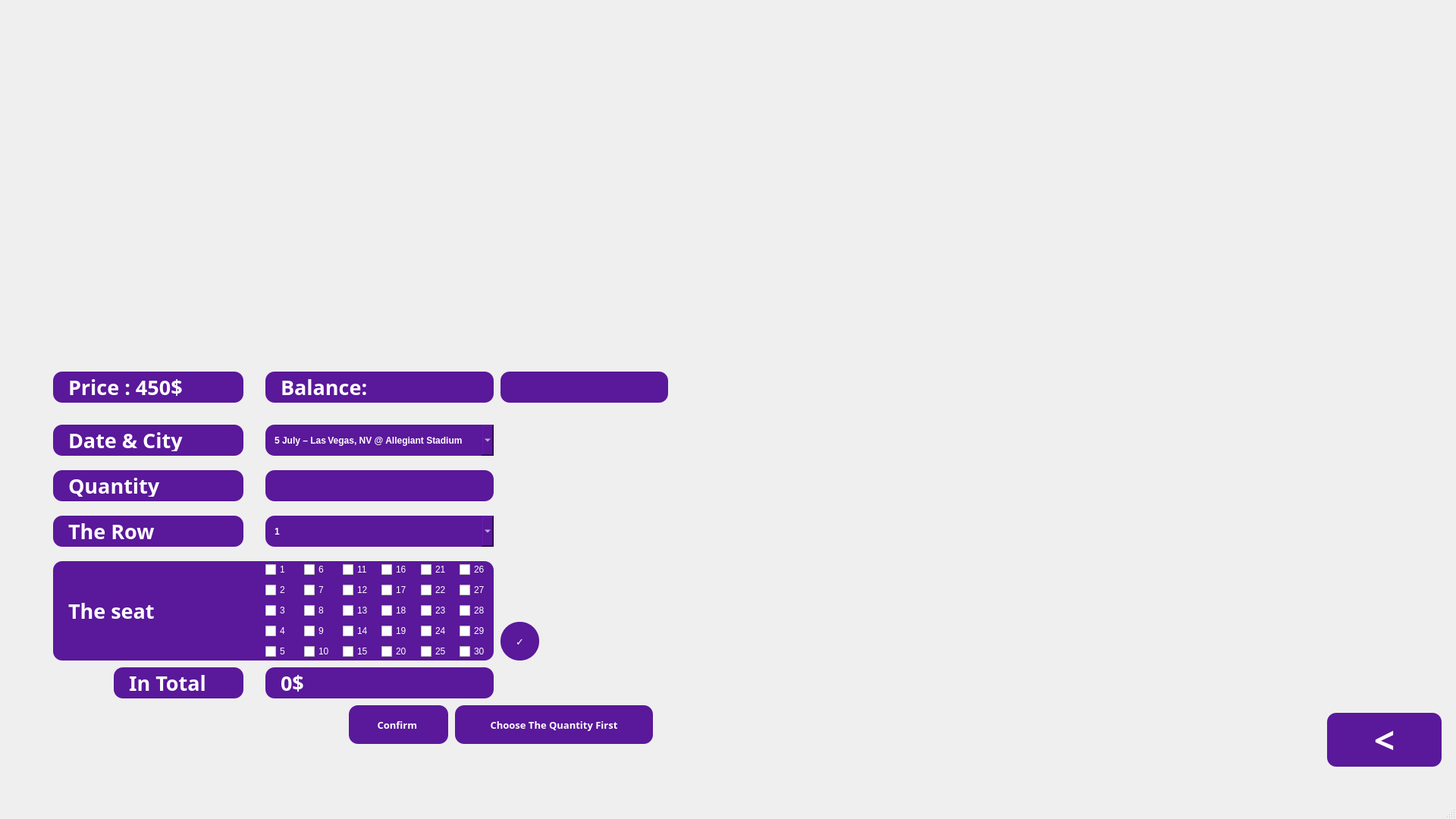
<?xml version="1.0" encoding="UTF-8"?>
<ui version="4.0">
 <class>WeekendPage</class>
 <widget class="QMainWindow" name="WeekendPage">
  <property name="geometry">
   <rect>
    <x>0</x>
    <y>0</y>
    <width>1920</width>
    <height>1080</height>
   </rect>
  </property>
  <property name="minimumSize">
   <size>
    <width>1920</width>
    <height>1080</height>
   </size>
  </property>
  <property name="maximumSize">
   <size>
    <width>1920</width>
    <height>1080</height>
   </size>
  </property>
  <property name="windowTitle">
   <string>MainWindow</string>
  </property>
  <widget class="QWidget" name="centralwidget">
   <widget class="QLabel" name="label">
    <property name="geometry">
     <rect>
      <x>0</x>
      <y>-50</y>
      <width>1920</width>
      <height>1080</height>
     </rect>
    </property>
    <property name="sizePolicy">
     <sizepolicy hsizetype="Preferred" vsizetype="Preferred">
      <horstretch>0</horstretch>
      <verstretch>0</verstretch>
     </sizepolicy>
    </property>
    <property name="minimumSize">
     <size>
      <width>1920</width>
      <height>1080</height>
     </size>
    </property>
    <property name="maximumSize">
     <size>
      <width>1920</width>
      <height>1080</height>
     </size>
    </property>
    <property name="text">
     <string/>
    </property>
    <property name="pixmap">
     <pixmap>weekendPage.png</pixmap>
    </property>
   </widget>
   <widget class="QPushButton" name="WeekendBackBtn">
    <property name="geometry">
     <rect>
      <x>1750</x>
      <y>940</y>
      <width>151</width>
      <height>71</height>
     </rect>
    </property>
    <property name="font">
     <font>
      <family>Rockwell</family>
      <pointsize>36</pointsize>
      <weight>75</weight>
      <bold>true</bold>
     </font>
    </property>
    <property name="styleSheet">
     <string notr="true">
    background-color: #5A189A;
    color: white;
    border-radius: 12px;
    padding: 6px 12px;
    font-weight: bold;

</string>
    </property>
    <property name="text">
     <string>&lt;</string>
    </property>
   </widget>
   <widget class="QComboBox" name="DateWeekendComboBox">
    <property name="geometry">
     <rect>
      <x>350</x>
      <y>560</y>
      <width>301</width>
      <height>41</height>
     </rect>
    </property>
    <property name="styleSheet">
     <string notr="true">
    background-color: #5A189A;
    color: white;
    border-radius: 12px;
    padding: 6px 12px;
    font-weight: bold;

</string>
    </property>
    <item>
     <property name="text">
      <string>5 July – Las Vegas, NV @ Allegiant Stadium </string>
     </property>
    </item>
    <item>
     <property name="text">
      <string>8 July -  Santa Clara, CA @ Levi’s Stadium</string>
     </property>
    </item>
    <item>
     <property name="text">
      <string>9 July -Santa Clara, CA @ Levi’s Stadium</string>
     </property>
    </item>
    <item>
     <property name="text">
      <string>12 July -Seattle, WA @ Lumen Field </string>
     </property>
    </item>
    <item>
     <property name="text">
      <string>15 July -Vancouver, BC @ BC Place</string>
     </property>
    </item>
    <item>
     <property name="text">
      <string>16 July - Vancouver, BC @ BC Place</string>
     </property>
    </item>
    <item>
     <property name="text">
      <string>19 July -  Edmonton, AB @ Commonwealth Stadium</string>
     </property>
    </item>
    <item>
     <property name="text">
      <string>24 July -Montreal, QC @ Parc Jean‑Drapeau</string>
     </property>
    </item>
    <item>
     <property name="text">
      <string>25 July -Montreal, QC @ Parc Jean‑Drapeau</string>
     </property>
    </item>
    <item>
     <property name="text">
      <string>27 July - Toronto, ON @ Rogers Centre</string>
     </property>
    </item>
    <item>
     <property name="text">
      <string>28 July - Toronto, ON @ Rogers Centre</string>
     </property>
    </item>
    <item>
     <property name="text">
      <string>30 July -Philadelphia, PA @ Lincoln Financial Field</string>
     </property>
    </item>
    <item>
     <property name="text">
      <string>31 July -Philadelphia, PA @ Lincoln Financial Field</string>
     </property>
    </item>
    <item>
     <property name="text">
      <string>2 August - Landover, MD @ Northwest Stadium</string>
     </property>
    </item>
    <item>
     <property name="text">
      <string>12 August -Nashville, TN @ Nissan Stadium</string>
     </property>
    </item>
    <item>
     <property name="text">
      <string>15 August -Miami Gardens, FL @ Hard Rock Stadium </string>
     </property>
    </item>
    <item>
     <property name="text">
      <string>21 August -Atlanta, GA @ Mercedes‑Benz Stadium</string>
     </property>
    </item>
    <item>
     <property name="text">
      <string>24 August -Orlando, FL @ Camping World Stadium</string>
     </property>
    </item>
    <item>
     <property name="text">
      <string>27 August -Arlington, TX @ AT&amp;T Stadium</string>
     </property>
    </item>
    <item>
     <property name="text">
      <string>28 August -Arlington, TX @ AT&amp;T Stadium</string>
     </property>
    </item>
    <item>
     <property name="text">
      <string>30 August - Houston, TX @ NRG Stadium</string>
     </property>
    </item>
    <item>
     <property name="text">
      <string>31 August - Houston, TX @ NRG Stadium</string>
     </property>
    </item>
    <item>
     <property name="text">
      <string>3 September -  San Antonio, TX @ Alamodome</string>
     </property>
    </item>
   </widget>
   <widget class="QLabel" name="WeekendPriceLabel">
    <property name="geometry">
     <rect>
      <x>70</x>
      <y>490</y>
      <width>251</width>
      <height>41</height>
     </rect>
    </property>
    <property name="font">
     <font>
      <family>Rockwell</family>
      <pointsize>20</pointsize>
      <weight>75</weight>
      <bold>true</bold>
     </font>
    </property>
    <property name="styleSheet">
     <string notr="true">QLabel {
    background-color: #5A189A;
    color: white;
    border-radius: 12px;
    padding: 6px 12px;
    font-weight: bold;
}
</string>
    </property>
    <property name="text">
     <string>Price : 450$</string>
    </property>
   </widget>
   <widget class="QLabel" name="DateWeekendLabel">
    <property name="geometry">
     <rect>
      <x>70</x>
      <y>560</y>
      <width>251</width>
      <height>41</height>
     </rect>
    </property>
    <property name="font">
     <font>
      <family>Rockwell</family>
      <pointsize>20</pointsize>
      <weight>75</weight>
      <bold>true</bold>
     </font>
    </property>
    <property name="styleSheet">
     <string notr="true">QLabel {
    background-color: #5A189A;
    color: white;
    border-radius: 12px;
    padding: 6px 12px;
    font-weight: bold;
}
</string>
    </property>
    <property name="text">
     <string>Date &amp; City</string>
    </property>
   </widget>
   <widget class="QLabel" name="QuantityWeekendLabel">
    <property name="geometry">
     <rect>
      <x>70</x>
      <y>620</y>
      <width>251</width>
      <height>41</height>
     </rect>
    </property>
    <property name="font">
     <font>
      <family>Rockwell</family>
      <pointsize>20</pointsize>
      <weight>75</weight>
      <bold>true</bold>
     </font>
    </property>
    <property name="styleSheet">
     <string notr="true">QLabel {
    background-color: #5A189A;
    color: white;
    border-radius: 12px;
    padding: 6px 12px;
    font-weight: bold;
}
</string>
    </property>
    <property name="text">
     <string>Quantity</string>
    </property>
   </widget>
   <widget class="QPushButton" name="ConfirmWeekendBtn">
    <property name="geometry">
     <rect>
      <x>460</x>
      <y>930</y>
      <width>131</width>
      <height>51</height>
     </rect>
    </property>
    <property name="font">
     <font>
      <family>Rockwell</family>
      <pointsize>10</pointsize>
      <weight>75</weight>
      <bold>true</bold>
     </font>
    </property>
    <property name="styleSheet">
     <string notr="true">
    background-color: #5A189A;
    color: white;
    border-radius: 12px;
    padding: 6px 12px;
    font-weight: bold;

</string>
    </property>
    <property name="text">
     <string>Confirm </string>
    </property>
   </widget>
   <widget class="QLabel" name="RowWeekendLabel">
    <property name="geometry">
     <rect>
      <x>70</x>
      <y>680</y>
      <width>251</width>
      <height>41</height>
     </rect>
    </property>
    <property name="font">
     <font>
      <family>Rockwell</family>
      <pointsize>20</pointsize>
      <weight>75</weight>
      <bold>true</bold>
     </font>
    </property>
    <property name="styleSheet">
     <string notr="true">QLabel {
    background-color: #5A189A;
    color: white;
    border-radius: 12px;
    padding: 6px 12px;
    font-weight: bold;
}
</string>
    </property>
    <property name="text">
     <string>The Row</string>
    </property>
   </widget>
   <widget class="QLabel" name="SeatWeekendLabel">
    <property name="geometry">
     <rect>
      <x>70</x>
      <y>740</y>
      <width>581</width>
      <height>131</height>
     </rect>
    </property>
    <property name="font">
     <font>
      <family>Rockwell</family>
      <pointsize>20</pointsize>
      <weight>75</weight>
      <bold>true</bold>
     </font>
    </property>
    <property name="styleSheet">
     <string notr="true">QLabel {
    background-color: #5A189A;
    color: white;
    border-radius: 12px;
    padding: 6px 12px;
    font-weight: bold;
}
</string>
    </property>
    <property name="text">
     <string>The seat</string>
    </property>
   </widget>
   <widget class="QComboBox" name="RowWeekendComboBox">
    <property name="geometry">
     <rect>
      <x>350</x>
      <y>680</y>
      <width>301</width>
      <height>41</height>
     </rect>
    </property>
    <property name="styleSheet">
     <string notr="true">
    background-color: #5A189A;
    color: white;
    border-radius: 12px;
    padding: 6px 12px;
    font-weight: bold;

</string>
    </property>
    <item>
     <property name="text">
      <string>1</string>
     </property>
    </item>
    <item>
     <property name="text">
      <string>2</string>
     </property>
    </item>
    <item>
     <property name="text">
      <string>3</string>
     </property>
    </item>
    <item>
     <property name="text">
      <string>4</string>
     </property>
    </item>
    <item>
     <property name="text">
      <string>5</string>
     </property>
    </item>
    <item>
     <property name="text">
      <string>6</string>
     </property>
    </item>
    <item>
     <property name="text">
      <string>7</string>
     </property>
    </item>
    <item>
     <property name="text">
      <string>8</string>
     </property>
    </item>
    <item>
     <property name="text">
      <string>9</string>
     </property>
    </item>
    <item>
     <property name="text">
      <string>10</string>
     </property>
    </item>
    <item>
     <property name="text">
      <string>11</string>
     </property>
    </item>
    <item>
     <property name="text">
      <string>12</string>
     </property>
    </item>
    <item>
     <property name="text">
      <string>13</string>
     </property>
    </item>
    <item>
     <property name="text">
      <string>14</string>
     </property>
    </item>
    <item>
     <property name="text">
      <string>15</string>
     </property>
    </item>
    <item>
     <property name="text">
      <string>16</string>
     </property>
    </item>
    <item>
     <property name="text">
      <string>17</string>
     </property>
    </item>
    <item>
     <property name="text">
      <string>18</string>
     </property>
    </item>
    <item>
     <property name="text">
      <string>19</string>
     </property>
    </item>
    <item>
     <property name="text">
      <string>20</string>
     </property>
    </item>
    <item>
     <property name="text">
      <string>21</string>
     </property>
    </item>
    <item>
     <property name="text">
      <string>22</string>
     </property>
    </item>
    <item>
     <property name="text">
      <string>23</string>
     </property>
    </item>
    <item>
     <property name="text">
      <string>24</string>
     </property>
    </item>
    <item>
     <property name="text">
      <string>25</string>
     </property>
    </item>
    <item>
     <property name="text">
      <string>26</string>
     </property>
    </item>
    <item>
     <property name="text">
      <string>27</string>
     </property>
    </item>
    <item>
     <property name="text">
      <string>28</string>
     </property>
    </item>
    <item>
     <property name="text">
      <string>29</string>
     </property>
    </item>
    <item>
     <property name="text">
      <string>30</string>
     </property>
    </item>
   </widget>
   <widget class="QLabel" name="TotalWeekendLabel">
    <property name="geometry">
     <rect>
      <x>150</x>
      <y>880</y>
      <width>171</width>
      <height>41</height>
     </rect>
    </property>
    <property name="font">
     <font>
      <family>Rockwell</family>
      <pointsize>20</pointsize>
      <weight>75</weight>
      <bold>true</bold>
     </font>
    </property>
    <property name="styleSheet">
     <string notr="true">QLabel {
    background-color: #5A189A;
    color: white;
    border-radius: 12px;
    padding: 6px 12px;
    font-weight: bold;
}
</string>
    </property>
    <property name="text">
     <string>In Total</string>
    </property>
   </widget>
   <widget class="QLabel" name="TotalWeekendLabelValue">
    <property name="geometry">
     <rect>
      <x>350</x>
      <y>880</y>
      <width>301</width>
      <height>41</height>
     </rect>
    </property>
    <property name="font">
     <font>
      <family>Rockwell</family>
      <pointsize>20</pointsize>
      <weight>75</weight>
      <bold>true</bold>
     </font>
    </property>
    <property name="styleSheet">
     <string notr="true">QLabel {
    background-color: #5A189A;
    color: white;
    border-radius: 12px;
    padding: 6px 12px;
    font-weight: bold;
}
</string>
    </property>
    <property name="text">
     <string>0$</string>
    </property>
   </widget>
   <widget class="QPushButton" name="PayWeekendBtn">
    <property name="enabled">
     <bool>false</bool>
    </property>
    <property name="geometry">
     <rect>
      <x>600</x>
      <y>930</y>
      <width>261</width>
      <height>51</height>
     </rect>
    </property>
    <property name="font">
     <font>
      <family>Rockwell</family>
      <pointsize>10</pointsize>
      <weight>75</weight>
      <bold>true</bold>
     </font>
    </property>
    <property name="styleSheet">
     <string notr="true">
    background-color: #5A189A;
    color: white;
    border-radius: 12px;
    padding: 6px 12px;
    font-weight: bold;

</string>
    </property>
    <property name="text">
     <string>Choose The Quantity First</string>
    </property>
   </widget>
   <widget class="QLineEdit" name="lineEdit">
    <property name="geometry">
     <rect>
      <x>350</x>
      <y>620</y>
      <width>301</width>
      <height>41</height>
     </rect>
    </property>
    <property name="styleSheet">
     <string notr="true">
    background-color: #5A189A;
    color: white;
    border-radius: 12px;
    padding: 6px 12px;
    font-weight: bold;
</string>
    </property>
   </widget>
   <widget class="QLabel" name="WeekendBalanceLabel">
    <property name="geometry">
     <rect>
      <x>350</x>
      <y>490</y>
      <width>301</width>
      <height>41</height>
     </rect>
    </property>
    <property name="font">
     <font>
      <family>Rockwell</family>
      <pointsize>20</pointsize>
      <weight>75</weight>
      <bold>true</bold>
     </font>
    </property>
    <property name="styleSheet">
     <string notr="true">QLabel {
    background-color: #5A189A;
    color: white;
    border-radius: 12px;
    padding: 6px 12px;
    font-weight: bold;
}
</string>
    </property>
    <property name="text">
     <string>Balance:</string>
    </property>
   </widget>
   <widget class="QPushButton" name="QuantityCheckBtn">
    <property name="geometry">
     <rect>
      <x>660</x>
      <y>820</y>
      <width>51</width>
      <height>51</height>
     </rect>
    </property>
    <property name="font">
     <font>
      <family>Rockwell</family>
      <pointsize>10</pointsize>
      <weight>75</weight>
      <bold>true</bold>
     </font>
    </property>
    <property name="styleSheet">
     <string notr="true">
    background-color: #5A189A;
    color: white;
    border-radius: 25px;
    padding: 6px 12px;
    font-weight: bold;

</string>
    </property>
    <property name="text">
     <string>✓</string>
    </property>
   </widget>
   <widget class="QWidget" name="gridLayoutWidget">
    <property name="geometry">
     <rect>
      <x>350</x>
      <y>740</y>
      <width>301</width>
      <height>130</height>
     </rect>
    </property>
    <layout class="QGridLayout" name="SeatLayout">
     <item row="0" column="5">
      <widget class="QCheckBox" name="checkBox26">
       <property name="styleSheet">
        <string notr="true">color: rgb(255, 255, 255);</string>
       </property>
       <property name="text">
        <string>26</string>
       </property>
      </widget>
     </item>
     <item row="3" column="5">
      <widget class="QCheckBox" name="checkBox29">
       <property name="styleSheet">
        <string notr="true">color: rgb(255, 255, 255);</string>
       </property>
       <property name="text">
        <string>29</string>
       </property>
      </widget>
     </item>
     <item row="3" column="3">
      <widget class="QCheckBox" name="checkBox19">
       <property name="styleSheet">
        <string notr="true">color: rgb(255, 255, 255);</string>
       </property>
       <property name="text">
        <string>19</string>
       </property>
      </widget>
     </item>
     <item row="3" column="1">
      <widget class="QCheckBox" name="checkBox9">
       <property name="styleSheet">
        <string notr="true">color: rgb(255, 255, 255);</string>
       </property>
       <property name="text">
        <string>9</string>
       </property>
      </widget>
     </item>
     <item row="3" column="4">
      <widget class="QCheckBox" name="checkBox24">
       <property name="styleSheet">
        <string notr="true">color: rgb(255, 255, 255);</string>
       </property>
       <property name="text">
        <string>24</string>
       </property>
      </widget>
     </item>
     <item row="0" column="1">
      <widget class="QCheckBox" name="checkBox6">
       <property name="styleSheet">
        <string notr="true">color: rgb(255, 255, 255);</string>
       </property>
       <property name="text">
        <string>6</string>
       </property>
      </widget>
     </item>
     <item row="1" column="4">
      <widget class="QCheckBox" name="checkBox22">
       <property name="styleSheet">
        <string notr="true">color: rgb(255, 255, 255);</string>
       </property>
       <property name="text">
        <string>22</string>
       </property>
      </widget>
     </item>
     <item row="2" column="5">
      <widget class="QCheckBox" name="checkBox28">
       <property name="styleSheet">
        <string notr="true">color: rgb(255, 255, 255);</string>
       </property>
       <property name="text">
        <string>28</string>
       </property>
      </widget>
     </item>
     <item row="1" column="3">
      <widget class="QCheckBox" name="checkBox17">
       <property name="styleSheet">
        <string notr="true">color: rgb(255, 255, 255);</string>
       </property>
       <property name="text">
        <string>17</string>
       </property>
      </widget>
     </item>
     <item row="0" column="4">
      <widget class="QCheckBox" name="checkBox21">
       <property name="styleSheet">
        <string notr="true">color: rgb(255, 255, 255);</string>
       </property>
       <property name="text">
        <string>21</string>
       </property>
      </widget>
     </item>
     <item row="2" column="2">
      <widget class="QCheckBox" name="checkBox13">
       <property name="styleSheet">
        <string notr="true">color: rgb(255, 255, 255);</string>
       </property>
       <property name="text">
        <string>13</string>
       </property>
      </widget>
     </item>
     <item row="4" column="5">
      <widget class="QCheckBox" name="checkBox30">
       <property name="styleSheet">
        <string notr="true">color: rgb(255, 255, 255);</string>
       </property>
       <property name="text">
        <string>30</string>
       </property>
      </widget>
     </item>
     <item row="0" column="2">
      <widget class="QCheckBox" name="checkBox11">
       <property name="styleSheet">
        <string notr="true">color: rgb(255, 255, 255);</string>
       </property>
       <property name="text">
        <string>11</string>
       </property>
      </widget>
     </item>
     <item row="4" column="2">
      <widget class="QCheckBox" name="checkBox15">
       <property name="styleSheet">
        <string notr="true">color: rgb(255, 255, 255);</string>
       </property>
       <property name="text">
        <string>15</string>
       </property>
      </widget>
     </item>
     <item row="0" column="3">
      <widget class="QCheckBox" name="checkBox16">
       <property name="styleSheet">
        <string notr="true">color: rgb(255, 255, 255);</string>
       </property>
       <property name="text">
        <string>16</string>
       </property>
      </widget>
     </item>
     <item row="2" column="4">
      <widget class="QCheckBox" name="checkBox23">
       <property name="styleSheet">
        <string notr="true">color: rgb(255, 255, 255);</string>
       </property>
       <property name="text">
        <string>23</string>
       </property>
      </widget>
     </item>
     <item row="0" column="0">
      <widget class="QCheckBox" name="checkBox1">
       <property name="styleSheet">
        <string notr="true">color: rgb(255, 255, 255);</string>
       </property>
       <property name="text">
        <string>1</string>
       </property>
      </widget>
     </item>
     <item row="2" column="0">
      <widget class="QCheckBox" name="checkBox3">
       <property name="styleSheet">
        <string notr="true">color: rgb(255, 255, 255);</string>
       </property>
       <property name="text">
        <string>3</string>
       </property>
      </widget>
     </item>
     <item row="4" column="3">
      <widget class="QCheckBox" name="checkBox20">
       <property name="styleSheet">
        <string notr="true">color: rgb(255, 255, 255);</string>
       </property>
       <property name="text">
        <string>20</string>
       </property>
      </widget>
     </item>
     <item row="2" column="3">
      <widget class="QCheckBox" name="checkBox18">
       <property name="styleSheet">
        <string notr="true">color: rgb(255, 255, 255);</string>
       </property>
       <property name="text">
        <string>18</string>
       </property>
      </widget>
     </item>
     <item row="1" column="0">
      <widget class="QCheckBox" name="checkBox2">
       <property name="styleSheet">
        <string notr="true">color: rgb(255, 255, 255);</string>
       </property>
       <property name="text">
        <string>2</string>
       </property>
      </widget>
     </item>
     <item row="1" column="5">
      <widget class="QCheckBox" name="checkBox27">
       <property name="styleSheet">
        <string notr="true">color: rgb(255, 255, 255);</string>
       </property>
       <property name="text">
        <string>27</string>
       </property>
      </widget>
     </item>
     <item row="3" column="0">
      <widget class="QCheckBox" name="checkBox4">
       <property name="styleSheet">
        <string notr="true">color: rgb(255, 255, 255);</string>
       </property>
       <property name="text">
        <string>4</string>
       </property>
      </widget>
     </item>
     <item row="4" column="1">
      <widget class="QCheckBox" name="checkBox10">
       <property name="styleSheet">
        <string notr="true">color: rgb(255, 255, 255);</string>
       </property>
       <property name="text">
        <string>10</string>
       </property>
      </widget>
     </item>
     <item row="3" column="2">
      <widget class="QCheckBox" name="checkBox14">
       <property name="styleSheet">
        <string notr="true">color: rgb(255, 255, 255);</string>
       </property>
       <property name="text">
        <string>14</string>
       </property>
      </widget>
     </item>
     <item row="1" column="2">
      <widget class="QCheckBox" name="checkBox12">
       <property name="styleSheet">
        <string notr="true">color: rgb(255, 255, 255);</string>
       </property>
       <property name="text">
        <string>12</string>
       </property>
      </widget>
     </item>
     <item row="4" column="0">
      <widget class="QCheckBox" name="checkBox5">
       <property name="styleSheet">
        <string notr="true">color: rgb(255, 255, 255);</string>
       </property>
       <property name="text">
        <string>5</string>
       </property>
      </widget>
     </item>
     <item row="1" column="1">
      <widget class="QCheckBox" name="checkBox7">
       <property name="styleSheet">
        <string notr="true">color: rgb(255, 255, 255);</string>
       </property>
       <property name="text">
        <string>7</string>
       </property>
      </widget>
     </item>
     <item row="2" column="1">
      <widget class="QCheckBox" name="checkBox8">
       <property name="styleSheet">
        <string notr="true">color: rgb(255, 255, 255);</string>
       </property>
       <property name="text">
        <string>8</string>
       </property>
      </widget>
     </item>
     <item row="4" column="4">
      <widget class="QCheckBox" name="checkBox25">
       <property name="styleSheet">
        <string notr="true">color: rgb(255, 255, 255);</string>
       </property>
       <property name="text">
        <string>25</string>
       </property>
      </widget>
     </item>
    </layout>
    <zorder>checkBox26</zorder>
    <zorder>checkBox4</zorder>
    <zorder>checkBox14</zorder>
    <zorder>checkBox3</zorder>
    <zorder>checkBox21</zorder>
    <zorder>checkBox17</zorder>
    <zorder>checkBox11</zorder>
    <zorder>checkBox10</zorder>
    <zorder>checkBox9</zorder>
    <zorder>checkBox2</zorder>
    <zorder>checkBox27</zorder>
    <zorder>checkBox29</zorder>
    <zorder>checkBox19</zorder>
    <zorder>checkBox24</zorder>
    <zorder>checkBox6</zorder>
    <zorder>checkBox13</zorder>
    <zorder>checkBox30</zorder>
    <zorder>checkBox22</zorder>
    <zorder>checkBox28</zorder>
    <zorder>checkBox18</zorder>
    <zorder>checkBox15</zorder>
    <zorder>checkBox8</zorder>
    <zorder>checkBox1</zorder>
    <zorder>checkBox16</zorder>
    <zorder>checkBox23</zorder>
    <zorder>checkBox20</zorder>
    <zorder>checkBox12</zorder>
    <zorder>checkBox5</zorder>
    <zorder>checkBox7</zorder>
    <zorder>checkBox25</zorder>
   </widget>
   <widget class="QLabel" name="BalanceNotEnoughMessage">
    <property name="enabled">
     <bool>false</bool>
    </property>
    <property name="geometry">
     <rect>
      <x>660</x>
      <y>490</y>
      <width>221</width>
      <height>41</height>
     </rect>
    </property>
    <property name="font">
     <font>
      <family>Rockwell</family>
      <pointsize>10</pointsize>
      <weight>75</weight>
      <bold>true</bold>
     </font>
    </property>
    <property name="styleSheet">
     <string notr="true">QLabel {
    background-color: #5A189A;
    color: white;
    border-radius: 12px;
    padding: 6px 12px;
    font-weight: bold;
}
</string>
    </property>
    <property name="text">
     <string/>
    </property>
   </widget>
  </widget>
  <widget class="QMenuBar" name="menubar">
   <property name="geometry">
    <rect>
     <x>0</x>
     <y>0</y>
     <width>1920</width>
     <height>26</height>
    </rect>
   </property>
  </widget>
  <widget class="QStatusBar" name="statusbar"/>
 </widget>
 <resources/>
 <connections/>
</ui>
